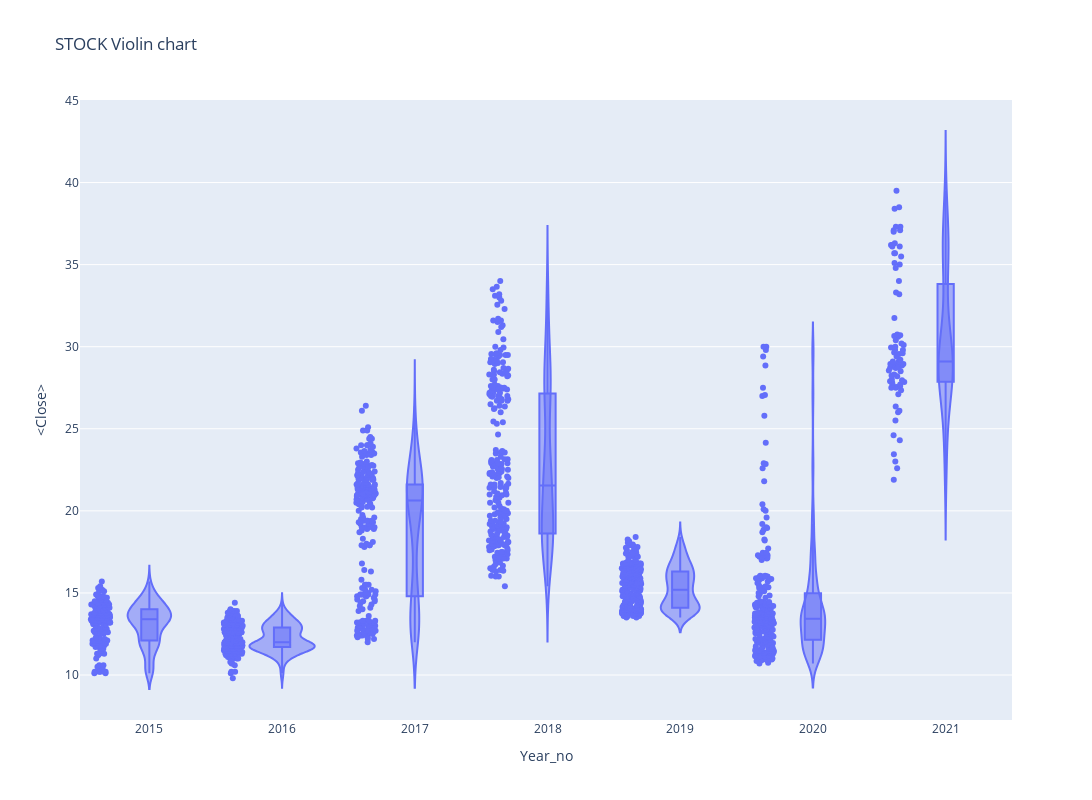

Source (notebook cell):
### Code cell
#px.violin(df_tips, y="tip", x="smoker", color="sex", box=True, points="all",
#          hover_data=df_tips.columns)

fig = go.Figure()
px.violin(df,x='Year_no',y='<Close>',box =True, points='all',
         hover_data=df.columns, title = 'STOCK Violin chart', height= 800, width= 1200)

### Figure 1 — Plotly figure (JSON) as saved in the notebook; plotly's stock layout.template omitted (floating-point values rounded to 4 significant figures; data arrays with more than 128 entries replaced by an {"elided": "..."} marker saying what was removed)
{"data": [{"alignmentgroup": "True", "box": {"visible": true}, "customdata": {"elided": "1500x3 mixed values"}, "hovertemplate": "Year_no=%{x}<br><Close>=%{y}<br>datetime=%{customdata[0]}<br><Volume>=%{customdata[1]}<br>Period=%{customdata[2]}<extra></extra>", "legendgroup": "", "marker": {"color": "#636efa"}, "name": "", "offsetgroup": "", "orientation": "v", "points": "all", "scalegroup": "True", "showlegend": false, "type": "violin", "x": {"elided": "1500 int values"}, "x0": " ", "xaxis": "x", "y": {"elided": "1500 float values"}, "y0": " ", "yaxis": "y"}], "layout": {"height": 800, "legend": {"tracegroupgap": 0}, "title": {"text": "STOCK Violin chart"}, "violinmode": "group", "width": 1200, "xaxis": {"anchor": "y", "domain": [0, 1], "title": {"text": "Year_no"}}, "yaxis": {"anchor": "x", "domain": [0, 1], "title": {"text": "<Close>"}}}}
